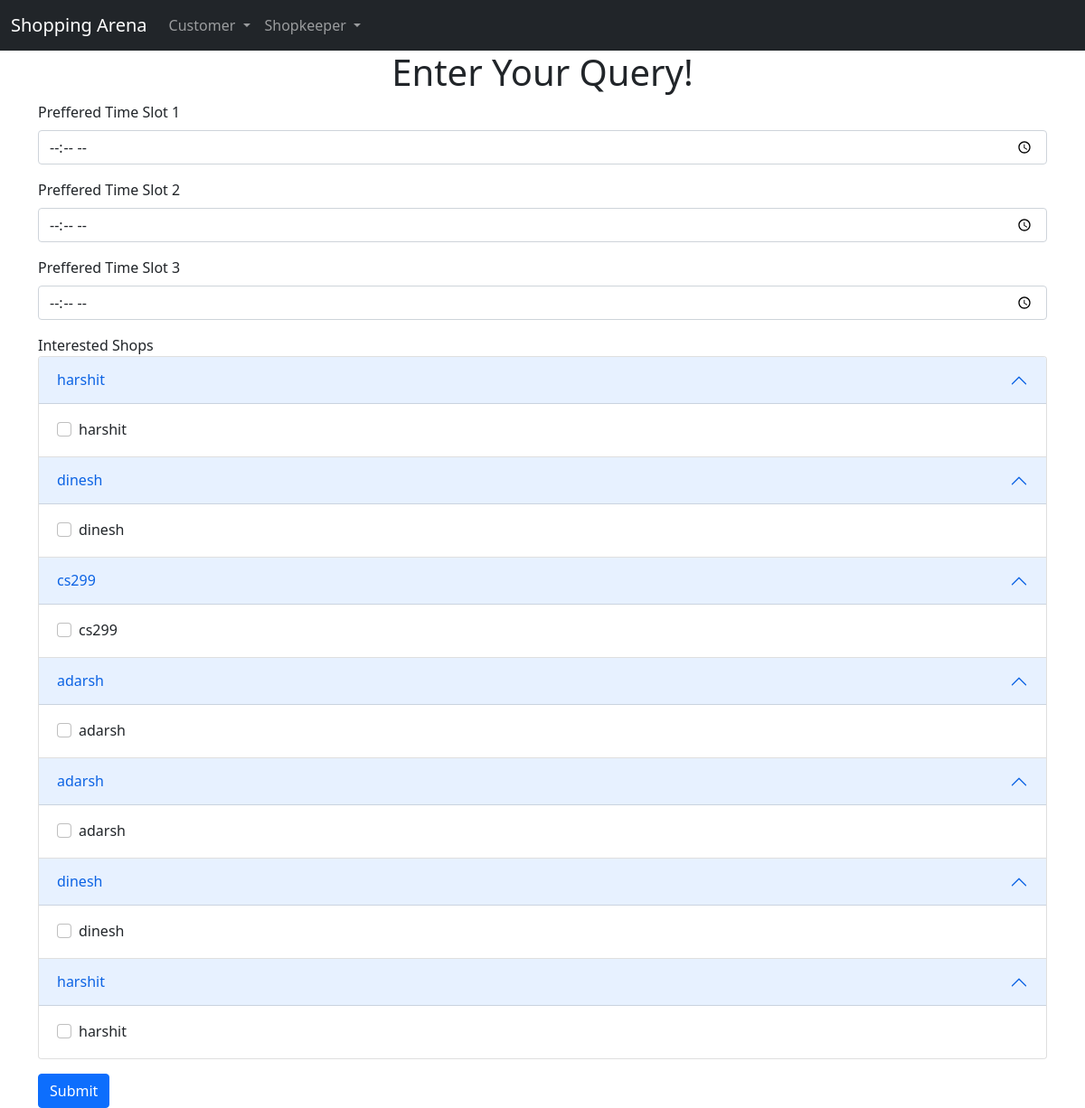
The page /customer/profile on the database as committed earlier.
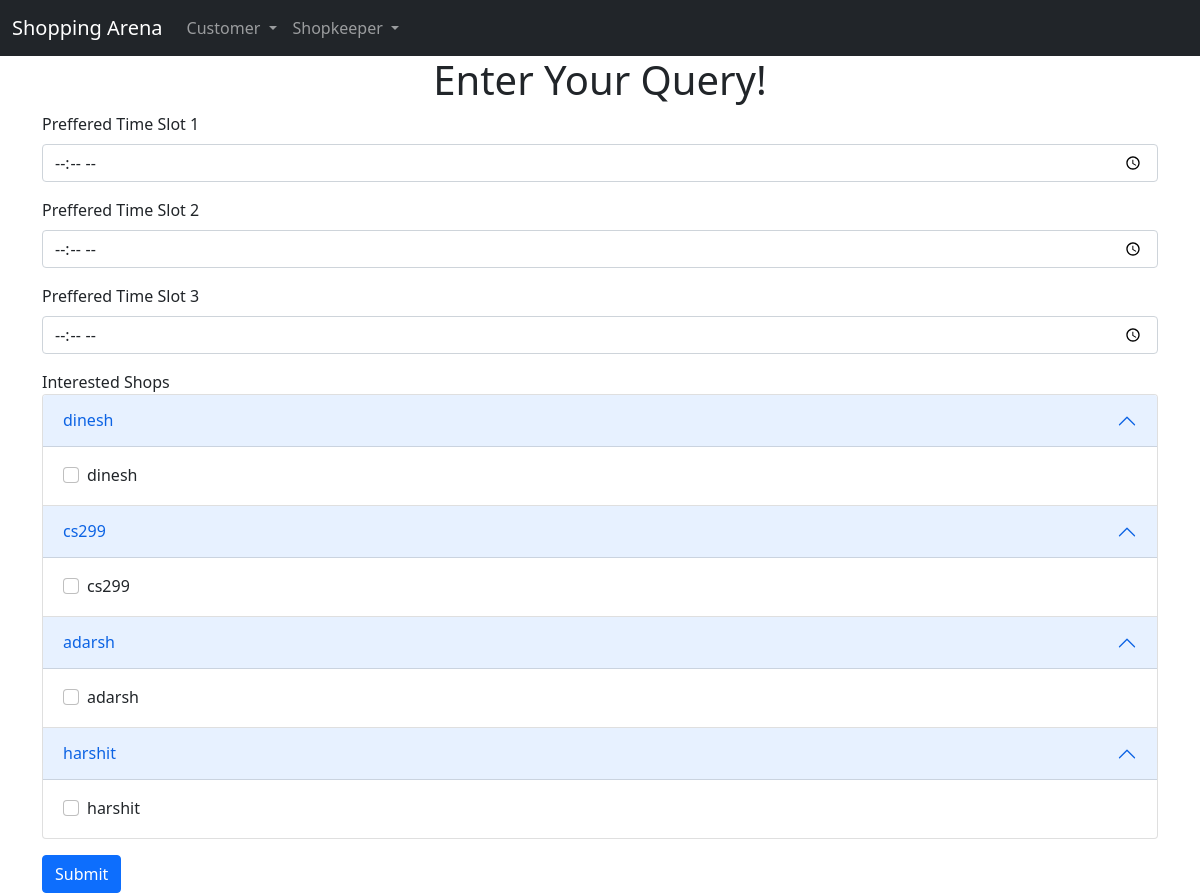
The same page on the database as committed later.
### shopkeeper/models.py (models this page shows, shortened)
class ShopData(models.Model):
    name = models.CharField(max_length=122)
    phone = models.CharField(max_length=122)
    email = models.CharField(max_length=122)
    Opentime = models.TimeField()
    closetime = models.TimeField()
    date = models.DateTimeField(default=datetime.datetime.now(), blank=True)

### customer/views.py (the view, shortened to what this page needs)
# urls.py: path('profile',views.profile,name='profile'),
def profile(request):
    Shop_list = ShopData.objects.all()
    return render(request, 'profile.html', {'Shop_list': Shop_list})

### templates/profile.html (shortened to what this page needs)
{% extends 'base.html' %}
{% block body %}
    <div class="container">
        <h1 class="text-center">Enter Your Query!</h1>
        <form method="post" action="/customer/profile">
            <div class="mb-3">
            <label for="exampleInputprefftime1" class="form-label">Preffered Time Slot 1</label>
            <input type="time" class="form-control" id="exampleInputpreffTime" name="prefftime1">
            </div>
            <div class="mb-3">
                <label for="exampleInputprefftime" class="form-label">Preffered Time Slot 2</label>
                <input type="time" class="form-control" id="exampleInputpreffTime" name="prefftime2">
             </div>
            <div class="mb-3">
                <label for="exampleInputprefftime" class="form-label">Preffered Time Slot 3</label>
                <input type="time" class="form-control" id="exampleInputpreffTime" name="prefftime3">
            </div>
            <div class="mb-3">
            <label>Interested Shops</label>
            {% for shop in Shop_list %}
                    <div class="accordion-item">
                    <h2 class="accordion-header" id="headingOne">
                      <button class="accordion-button" type="button" data-bs-toggle="collapse" data-bs-target="#{{shop.name}}" aria-expanded="true" aria-controls="{{shop.name}}">
                        {{shop.name}}
                      </button>
                    </h2>
                    <div id="{{shop.name}}" class="accordion-collapse collapse show" aria-labelledby="headingOne" data-bs-parent="#accordionExample">
                      <div class="accordion-body">
                        <div class="form-check">
                            <input class="form-check-input" type="checkbox" value="1" id="flexCheckDefault" name={{shop.name}}>
                            <label class="form-check-label" for="flexCheckDefault">
                            {{shop.name}}
                            </label>
                        </div>
                      </div>
                    </div>
                  </div>
            {% endfor %}
            </div>
            <button type="submit" class="btn btn-primary">Submit</button>
        </form>
        </div>
{% endblock body %}

Rows that differ between the two databases and show on the page:
removed ShopData: name "harshit"
removed ShopData: name "adarsh"
removed ShopData: name "dinesh"
